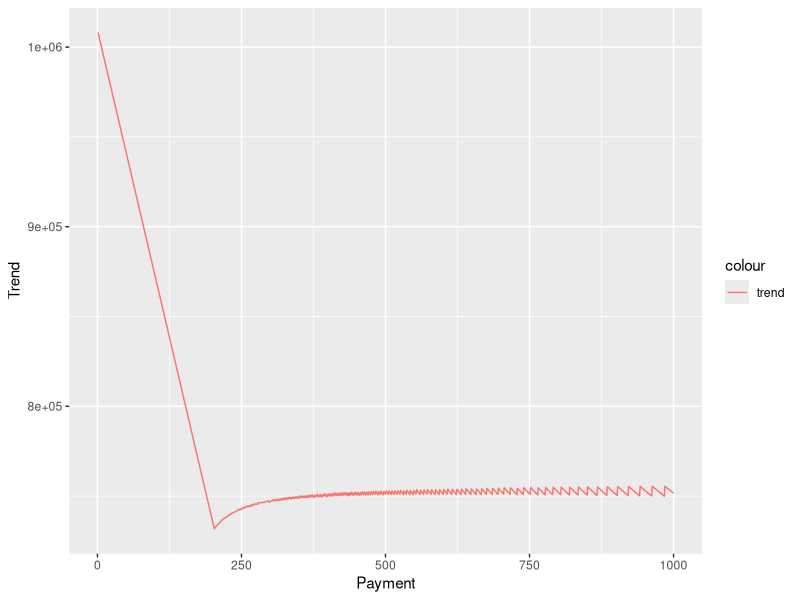

Write R code to recreate this figure.
rm(list = ls())
library(ggplot2)
###This calculates the amount over time of a compounding interest investment or loan. The contribution takes place at the beginning of the month.The payments made towards the loan vs the contributions to retirement are out of $1000/month. (e.g. if you make a loan payment of 750, the retirement contribution is 250)

#A = amount after n years
#P = principal
#c = contribution
#r = annual int rate
#n = number of times interest is compounded per year
#t = number of months

Retirement_Func = function(y){
  
  ###initializations
  t = 12*30
  Months <- c(1:t)
  Saved <- matrix(ncol=1,nrow=t)
  Loans <- matrix(ncol=1,nrow=t)
  payment = y
  c = 1000-payment
  x = 0
  
  ###loans loop over time
  for(i in 1:t){
    
    P = 36089.91 #loan
    r = .0545 #loan interest rate
    n = 12
    
    #amount after i months
    A <- P*((1+(r/n))**(i)) - payment*(((1 + r/n)**(i)-1)/(r/n))*(1+r/n)
    
    #amount after i - 1 months
    Ab<- P*((1+(r/n))**(i-1)) - payment*(((1 + r/n)**(i-1)-1)/(r/n))*(1+r/n)
    
    if (A <= 0){
      Loans[i,] <- 0
    }
    else{
      Loans[i,] <- A 
    }  
    #once loans hit zero add loan payment to investments
    if (A<0 && Ab>0){
      offset<-i
    }
    ###savings loop over time
    
    PP = 0    #amount initially saved
    rr = .06  #rate of return on saved (assuming its invested)
    
    if (A < 0){
      #once loans hit zero add loan payment to investments
      AA <- PP*((1+(rr/n))**(i)) + (c)*(((1 + rr/n)**(i)-1)/(rr/n))*(1+rr/n) + (payment)*(((1 + rr/n)**(i-offset)-1)/(rr/n))*(1+rr/n)
      Saved[i,] <- AA
    }
    else{
      AA <- PP*((1+(rr/n))**(i)) + c*(((1 + rr/n)**(i)-1)/(rr/n))*(1+rr/n)
      Saved[i,] <- AA 
      
      x = x + payment #this adds up total spent on loan
    } 
    
  }
  
  ###create dataframes
  data1 <- data.frame(Months,Saved,Loans)
  
  #data1$col3 <- data$col1 + data$col2
  
  ###plot and view table
  #plot(data,pch=20)
  #ggplot(data1,aes(Months)) + geom_line(aes(y = Loans)) + coord_cartesian(ylim = (0:50000),xlim = (0:10) )
  #ggplot(data1,aes(Months)) + geom_line(aes(y = Saved))
  ggplot(data1,aes(Months)) + geom_line(aes(y = Saved,color = 'Saved')) + geom_line(aes(y = Loans,color='Loans'))
  x
  return(Saved[t]-x)
}


Payment <- c(1:1000)
Trend <- matrix(ncol=1,nrow=1000)

for(i in 1:1000){
  x <- Retirement_Func(i)
  Trend[i,] <-x
}
data2 <- data.frame(Payment,Trend)
ggplot(data2,aes(Payment)) + geom_line(aes(y = Trend,color = 'trend')) 
